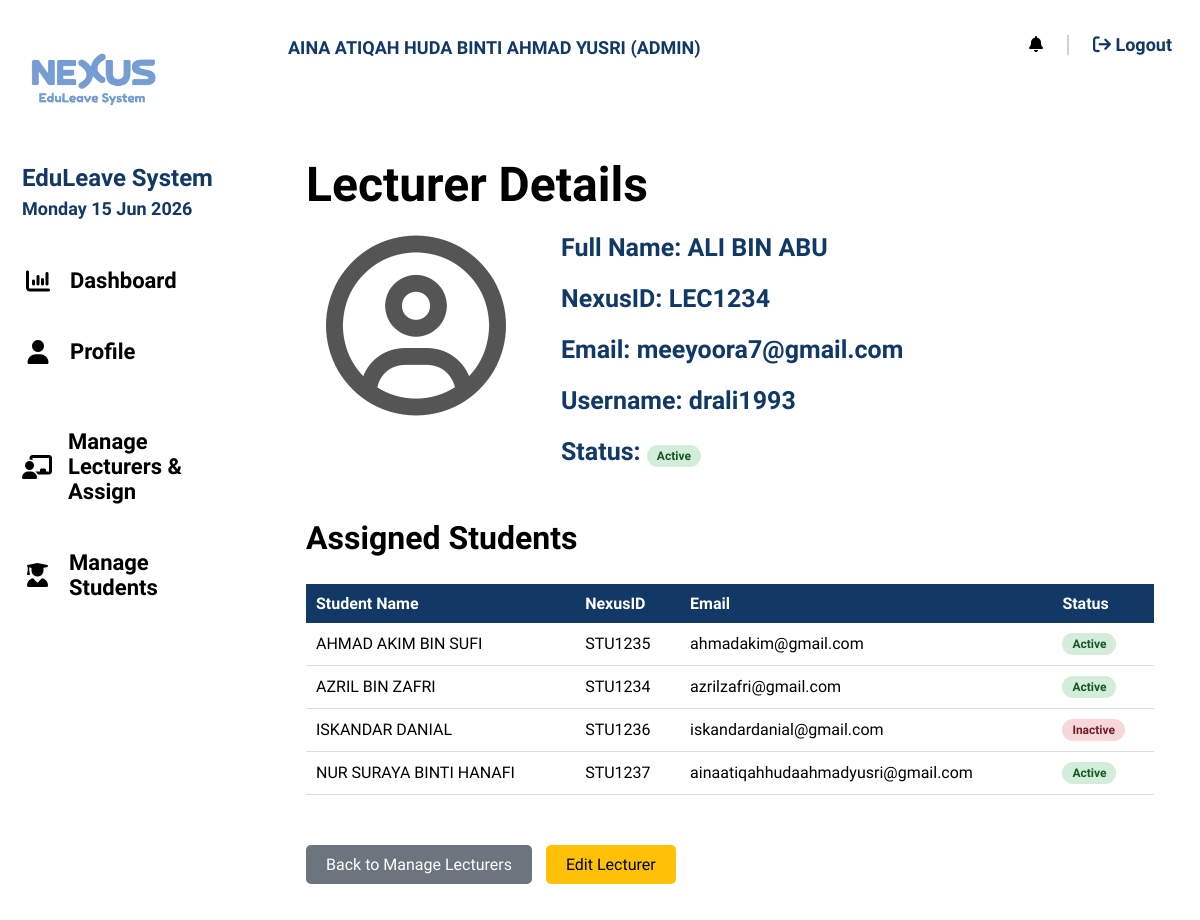
Page /lecturer_details.php?id=23 (signed in) on the committed database.
### tables this page shows
CREATE TABLE `users` (
  `id` int(11) NOT NULL,
  `full_name` varchar(255) NOT NULL,
  `nexus_id` varchar(50) NOT NULL,
  `email` varchar(100) NOT NULL,
  `username` varchar(100) NOT NULL,
  `password` varchar(255) NOT NULL,
  `role` varchar(20) NOT NULL,
  `status` enum('active','inactive') DEFAULT 'active',
  `lecturer_id` int(11) DEFAULT NULL,
  `created_at` timestamp NOT NULL DEFAULT current_timestamp()
);

### lecturer_details.php (the view, shortened to what this page needs)
<?php
include 'db_config.php';
$user = $_SESSION['user'];
$lecturer_id = $_GET['id'];
$lecturerQuery = mysqli_query($conn, "SELECT * FROM users WHERE id = '$lecturer_id' AND role = 'lecturer'");
$lecturer = mysqli_fetch_assoc($lecturerQuery);
$studentsQuery = mysqli_query($conn, "
    SELECT u.* FROM users u
    INNER JOIN student_lecturers sl ON u.id = sl.student_id
    WHERE sl.lecturer_id = '$lecturer_id'
    ORDER BY u.full_name ASC
");
?>
<!DOCTYPE html>
<html lang="en">
<head>
    <link rel="stylesheet" href="style.css">
    <link rel="stylesheet" href="https://cdnjs.cloudflare.com/ajax/libs/font-awesome/6.5.1/css/all.min.css">
</head>
<body class="dashboard-page">
<div class="sidebar">
    <img src="images/logo.png" class="sidebar-logo">
    <div class="sidebar-title">EduLeave System</div>
    <div class="sidebar-date"><?php echo date("l d M Y"); ?></div>
    <nav class="nav-menu">
        <?php if($user['role'] == 'lecturer'): ?>
            <a href="dashboard_lecturer.php" class="nav-link"><i class="fa-solid fa-chart-column nav-fa"></i> Dashboard</a>
            <a href="profile_lecturer.php" class="nav-link"><i class="fa-solid fa-user nav-fa"></i> Profile</a>
            <br>
            <a href="pending_applications.php" class="nav-link"><i class="fa-solid fa-envelope nav-fa"></i> Applications</a>
            <a href="search_students.php" class="nav-link"><i class="fa-solid fa-magnifying-glass nav-fa"></i> Search Students</a>
        <?php else: ?>
            <a href="dashboard_admin.php" class="nav-link"><i class="fa-solid fa-chart-column nav-fa"></i> Dashboard</a>
            <a href="profile_admin.php" class="nav-link"><i class="fa-solid fa-user nav-fa"></i> Profile</a>
            <br>
            <a href="assign_lecturer.php" class="nav-link"><i class="fa-solid fa-chalkboard-user nav-fa"></i> Manage Lecturers & Assign</a>
            <a href="manage_students.php" class="nav-link"><i class="fa-solid fa-user-graduate nav-fa"></i> Manage Students</a>
        <?php endif; ?>
    </nav>
</div>
<div class="dashboard-main">
    <div class="topbar">
        <div class="topbar-name"><?php echo strtoupper($user['full_name']); ?> (<?php echo strtoupper($user['role']); ?>)</div>
        <div class="topbar-right">
            <i class="fa-solid fa-bell"></i>
            <span style="color:#ccc; font-size:24px;">|</span>
            <a href="logout.php" class="logout-link"><i class="fa-solid fa-arrow-right-from-bracket"></i> Logout</a>
        </div>
    </div>
    <div class="dashboard-content">
        <div class="dashboard-card">
            <h1 style="font-size:48px; margin-bottom:20px;">Lecturer Details</h1>
            <div class="profile-layout">
                <div class="profile-icon">
                    <i class="fa-regular fa-circle-user" style="font-size:180px; color:#555;"></i>
                </div>
                <div class="profile-info">
                    <p><strong>Full Name:</strong> <?php echo strtoupper($lecturer['full_name']); ?></p>
                    <p><strong>NexusID:</strong> <?php echo strtoupper($lecturer['nexus_id']); ?></p>
                    <p><strong>Email:</strong> <?php echo $lecturer['email']; ?></p>
                    <p><strong>Username:</strong> <?php echo $lecturer['username']; ?></p>
                    <p><strong>Status:</strong>
                        <span class="status-badge <?php echo ($lecturer['status'] ?? 'active') == 'active' ? 'status-active' : 'status-inactive'; ?>">
                            <?php echo ($lecturer['status'] ?? 'active') == 'active' ? 'Active' : 'Inactive'; ?>
                        </span>
                    </p>
                </div>
            </div>
            <h2 style="font-size:32px; margin-top:30px;">Assigned Students</h2>
            <?php if(mysqli_num_rows($studentsQuery) > 0): ?>
                <table class="assigned-students-table">
                    <thead>
                        <tr>
                            <th>Student Name</th>
                            <th>NexusID</th>
                            <th>Email</th>
                            <th>Status</th>
                        </tr>
                    </thead>
                    <tbody>
                        <?php while($student = mysqli_fetch_assoc($studentsQuery)): ?>
                            <tr>
                                <td><?php echo $student['full_name']; ?></td>
                                <td><?php echo $student['nexus_id']; ?></td>
                                <td><?php echo $student['email']; ?></td>
                                <td>
                                    <span class="status-badge <?php echo ($student['status'] ?? 'active') == 'active' ? 'status-active' : 'status-inactive'; ?>">
                                        <?php echo ($student['status'] ?? 'active') == 'active' ? 'Active' : 'Inactive'; ?>
                                    </span>
                                </td>
                            </tr>
                        <?php endwhile; ?>
                    </tbody>
                </table>
            <?php else: ?>
                <p style="color:#666; padding:20px; text-align:center;">No students assigned to this lecturer.</p>
            <?php endif; ?>
            <?php if($user['role'] == 'admin'): ?>
                <div style="margin-top:30px;">
                    <a href="assign_lecturer.php" class="back-btn">Back to Manage Lecturers</a>
                    <a href="edit_lecturer.php?id=<?php echo $lecturer_id; ?>" class="back-btn" style="background:#ffc107; color:black; margin-left:10px;">Edit Lecturer</a>
                </div>
            <?php else: ?>
                <div style="margin-top:30px;">
                    <a href="dashboard_lecturer.php" class="back-btn">Back to Dashboard</a>
                </div>
            <?php endif; ?>
        </div>
    </div>
</div>
</body>
</html>

### style.css (style rules this page uses)
* { box-sizing: border-box; }
body { margin: 0; min-height: 100vh; font-family: 'Baloo 2', cursive; background: url("images/background.jpg") center/cover no-repeat fixed; }
.dashboard-page { margin: 0; display: flex; height: 100vh; }
.sidebar { width: 260px; background: white; padding: 18px 22px; display: flex; flex-direction: column; height: 100vh; overflow-y: auto; flex-shrink: 0; }
.sidebar-logo { width: 140px; margin-bottom: 8px; }
.sidebar-title { font-size: 24px; font-weight: 800; color: #123966; line-height: 1; }
.sidebar-date { font-size: 18px; font-weight: 700; color: #123966; margin-top: 8px; margin-bottom: 35px; }
.nav-link { display: flex; align-items: center; gap: 18px; text-decoration: none; color: black; font-size: 20px; font-weight: 800; margin-bottom: 18px; }
.nav-fa { width: 30px; text-align: center; font-size: 28px; }
.dashboard-main { flex: 1; display: flex; flex-direction: column; }
.topbar { height: 88px; background: white; display: flex; align-items: center; justify-content: space-between; padding: 0 28px; flex-shrink: 0; }
.topbar-name { color: #123966; font-size: 18px; font-weight: 800; }
.topbar-right { display: flex; align-items: center; gap: 22px; }
.logout-link { color: #123966; text-decoration: none; font-size: 18px; font-weight: 700; }
.dashboard-content { padding: 22px 28px; overflow: hidden; }
.dashboard-card { background: rgba(255,255,255,0.92); border-radius: 10px; padding: 18px; height: calc(100vh - 120px); overflow: hidden; }
.topbar-name { color: #123966; font-size: 18px; font-weight: 800; line-height: 1.2; padding-top: 8px; }
.dashboard-content { padding: 18px 28px; overflow-y: auto; }
.dashboard-card { height: auto; min-height: calc(100vh - 130px); overflow: visible; }
.profile-layout { display: grid; grid-template-columns: 220px 1fr; gap: 35px; }
.profile-icon { font-size: 190px; color: #555; line-height: 1; text-align: center; }
.profile-info p { color: #123966; font-size: 25px; font-weight: 800; margin: 0 0 22px; }
.nav-menu { display:flex; flex-direction:column; }
.nav-link { display:flex; align-items:center; gap:16px; padding:14px 0; text-decoration:none; color:black; font-size:22px; font-weight:700; }
.nav-fa { width:28px; text-align:center; }
.status-badge { padding: 4px 10px; border-radius: 20px; font-size: 12px; font-weight: 600; display: inline-block; }
.status-active { background: #d4edda; color: #155724; }
.status-inactive { background: #f8d7da; color: #721c24; }
.nav-menu { display: flex; flex-direction: column; }
.nav-link { display: flex; align-items: center; gap: 16px; padding: 14px 0; text-decoration: none; color: black; font-size: 22px; font-weight: 700; }
.nav-fa { width: 32px; text-align: center; font-size: 24px; }

### lecturer_details.php (style rules this page uses)
.status-badge { padding: 4px 10px; border-radius: 20px; font-size: 12px; font-weight: 600; display: inline-block; }
.status-active { background: #d4edda; color: #155724; }
.status-inactive { background: #f8d7da; color: #721c24; }
.assigned-students-table { width: 100%; border-collapse: collapse; margin-top: 20px; }
.assigned-students-table th { background: #123966; color: white; padding: 10px; text-align: left; }
.assigned-students-table td { padding: 10px; border-bottom: 1px solid #ddd; }
.back-btn { background: #6c757d; color: white; padding: 10px 20px; border-radius: 5px; text-decoration: none; display: inline-block; margin-top: 20px; }

### rows in the picture
users: full_name "ALI BIN ABU", nexus "LEC1234", email "meeyoora7@gmail.com", username "drali1993"
users: full_name "AHMAD AKIM BIN SUFI", nexus "STU1235", email "ahmadakim@gmail.com", status "Active"
users: full_name "AZRIL BIN ZAFRI", nexus "STU1234", email "azrilzafri@gmail.com", status "Active"
users: full_name "ISKANDAR DANIAL", nexus "STU1236", email "iskandardanial@gmail.com", status "Inactive"
users: full_name "NUR SURAYA BINTI HANAFI", nexus "STU1237", email "ainaatiqahhudaahmadyusri@gmail.com", status "Active"

### other values in the picture
$user['full_name'] "AINA ATIQAH HUDA BINTI AHMAD YUSRI"
$user['role'] "ADMIN"
